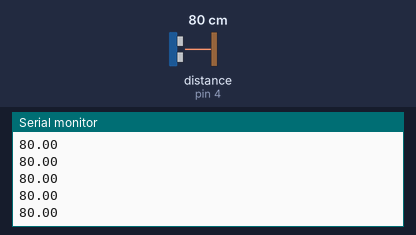
Simulated run of this sketch. Board: Arduino Uno, built with avr-gcc and run on an emulated ATmega328P. Parts: the last lines printed to the serial monitor. Inputs (shaded band) come from the test bench; at power-on: distance to the obstacle (sensor on pin 4) 80 cm.

Above: at 1.2 s.
1.3 s: distance to the obstacle (sensor on pin 4) set to 2 cm
At 1.6 s:
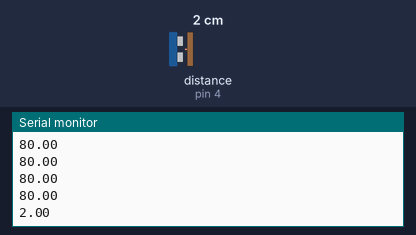
2.8 s: distance to the obstacle (sensor on pin 4) set to 4 cm
At 2.8 s:
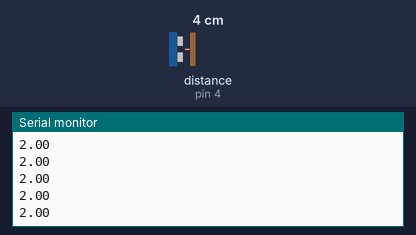
Timing chart, 0 to 5.8 s (numbered marks = the images above; inputs shaded):
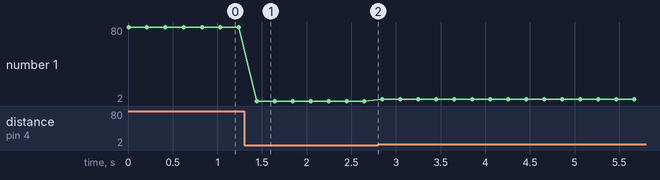

Measured:
- after the input at 1.3 s, the serial monitor: prints a new line after 0.14 s (image 1)
- plotted number 1: 80 → 2 after the input at 1.3 s, 2 → 4 after the input at 2.8 s

The sketch:

ultrasonic_test_code.ino
```cpp
#include <Arduino.h>
#include <Wire.h>
#include <SoftwareSerial.h>

#include <MeMCore.h>

MeUltrasonicSensor ultrasonic_4(PORT_4);
void setup() {
  // put your setup code here, to run once:
  Serial.begin(9600);

}

void loop() {
/*
  // put your main code here, to run repeatedly:
  if((ultrasonic_4.distanceCm()) < 5){
    Serial.print("Less than 5 cm\n");
  } else {
    Serial.print("More or equal to 5cm\n");
  }
  */

  //read the ultrasonic value
  Serial.print(ultrasonic_4.distanceCm());
  Serial.print("\n");
  delay(200);
}
```
